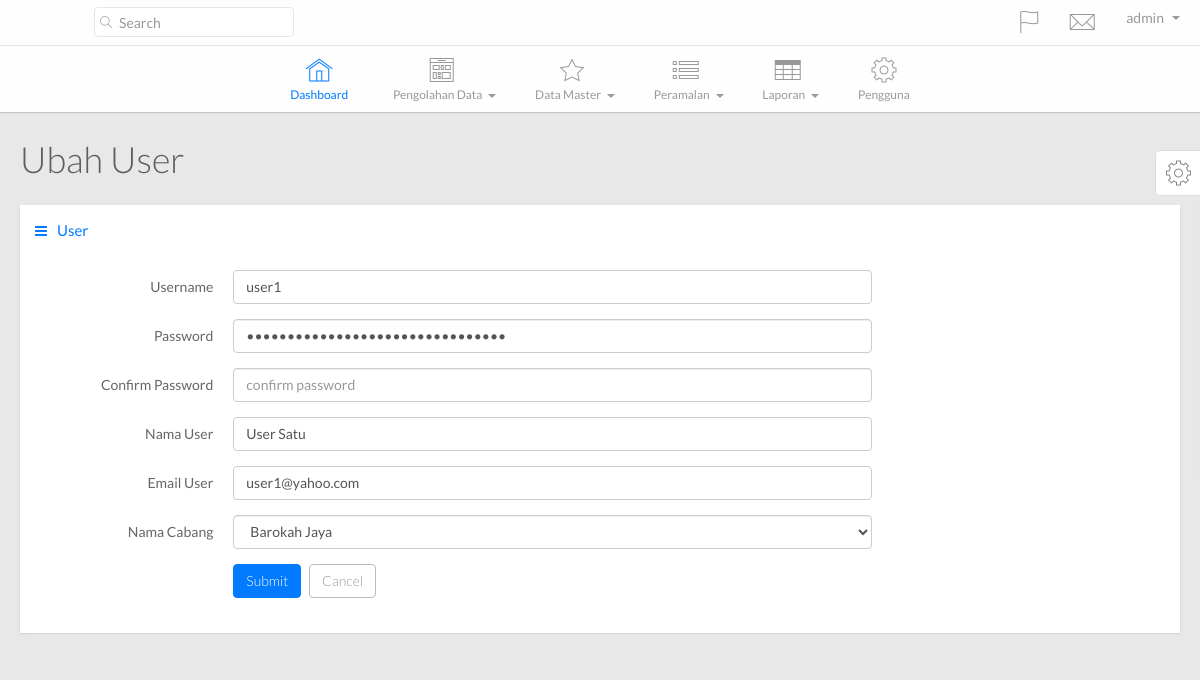
Page /main.php?hal=ubah_user&id=USR001 (signed in) on the committed database.
### tables this page shows
CREATE TABLE IF NOT EXISTS `tb_user` (
  `kode_user` varchar(30) NOT NULL,
  `username_user` varchar(75) NOT NULL,
  `password_user` varchar(75) NOT NULL,
  `nama_user` varchar(75) NOT NULL,
  `email_user` varchar(75) NOT NULL,
  `kode_cabang` varchar(30) NOT NULL,
  `kode_admin` varchar(30) NOT NULL,
  PRIMARY KEY (`kode_user`),
  KEY `kode_cabang` (`kode_cabang`,`kode_admin`),
  KEY `kode_admin` (`kode_admin`)
);

CREATE TABLE IF NOT EXISTS `tb_cabang` (
  `kode_cabang` varchar(30) NOT NULL,
  `nama_cabang` varchar(75) NOT NULL,
  `alamat_cabang` varchar(200) NOT NULL,
  `telepon_cabang` varchar(20) NOT NULL,
  `kode_admin` varchar(35) NOT NULL,
  PRIMARY KEY (`kode_cabang`),
  KEY `kode_admin` (`kode_admin`)
);

### template/ubah_user.php (the view, shortened to what this page needs)
<?php $data = mysql_query("SELECT * FROM tb_user WHERE kode_user='".$_GET['id']."'") or die(mysql_error());
	  $row2 = mysql_fetch_object($data);
?>
<div class="page-title">
  <h1>
    Ubah User
  </h1>
</div>
<div class="row">
  <div class="col-lg-12">
    <div class="widget-container fluid-height clearfix">
      <div class="heading">
        <i class="fa fa-bars"></i>User
      </div>
      <div class="widget-content padded">
        <form action="proses/ubah_user.php" class="form-horizontal" method="post">
          <div class="form-group">
            <label class="control-label col-md-2">Username</label>
            <div class="col-md-7">
              <input class="form-control" placeholder="username" type="text" name="username" value="<?php echo $row2->username_user;?>"/>
            </div>
          </div>
          <div class="form-group">
            <label class="control-label col-md-2">Password</label>
            <div class="col-md-7">
              <input class="form-control" placeholder="password" type="password" name="password" value="<?php echo $row2->password_user;?>" />
            </div>
          </div>
          <div class="form-group">
            <label class="control-label col-md-2">Confirm Password</label>
            <div class="col-md-7">
                <input class="form-control" placeholder="confirm password" type="password" name="c_password" />
            </div>
          </div>
          <div class="form-group">
            <label class="control-label col-md-2">Nama User</label>
            <div class="col-md-7">
              <input class="form-control" placeholder="nama user" type="text" name="nama_user" value="<?php echo $row2->nama_user;?>"/>
            </div>
          </div>
          <div class="form-group">
            <label class="control-label col-md-2">Email User</label>
            <div class="col-md-7">
              <input class="form-control" placeholder="email" type="text" name="email_user" value="<?php echo $row2->email_user;?>"/>
            </div>
          </div>
          <div class="form-group">
            <label class="control-label col-md-2">Nama Cabang</label>
            <div class="col-md-7">
            <?php $data = mysql_query("SELECT * FROM tb_cabang") or die(mysql_error());?>
              <select class="form-control" name="kode_cabang">
              <?php while($row = mysql_fetch_object($data)){?>
              	<option <?php echo ($row->kode_cabang==$row2->kode_cabang)?'selected="selected"':'';?> value="<?php echo $row->kode_cabang;?>"><?php echo $row->nama_cabang;?></option>
              <?php }?>
              </select>
            </div>
          </div>
          <div class="form-group">
            <label class="control-label col-md-2"></label>
            <div class="col-md-7">
              <button class="btn btn-primary" type="submit" name="submit">Submit</button>
              <a href="main.php?hal=daftar_admin" class="btn btn-default-outline">Cancel</a>
            </div>
          </div>
        </form>
      </div>
    </div>
  </div>
</div>

### stylesheets/color/green.css (style rules this page uses)
a { color: #60c560; }
.widget-container .heading { color: #60c560; }

### stylesheets/color/orange.css (style rules this page uses)
a { color: #f0ad4e; }
.widget-container .heading { color: #f0ad4e; }

### stylesheets/color/magenta.css (style rules this page uses)
a { color: #c741c9; }
.widget-container .heading { color: #c741c9; }

### stylesheets/color/gray.css (style rules this page uses)
a { color: #999999; }
.widget-container .heading { color: #999999; }

### rows in the picture
tb_user: username "user1", nama_user "User Satu", email_user "user1@yahoo.com", kode_cabang "Barokah Jaya"

### other values in the picture
$_SESSION['username'] "admin"
